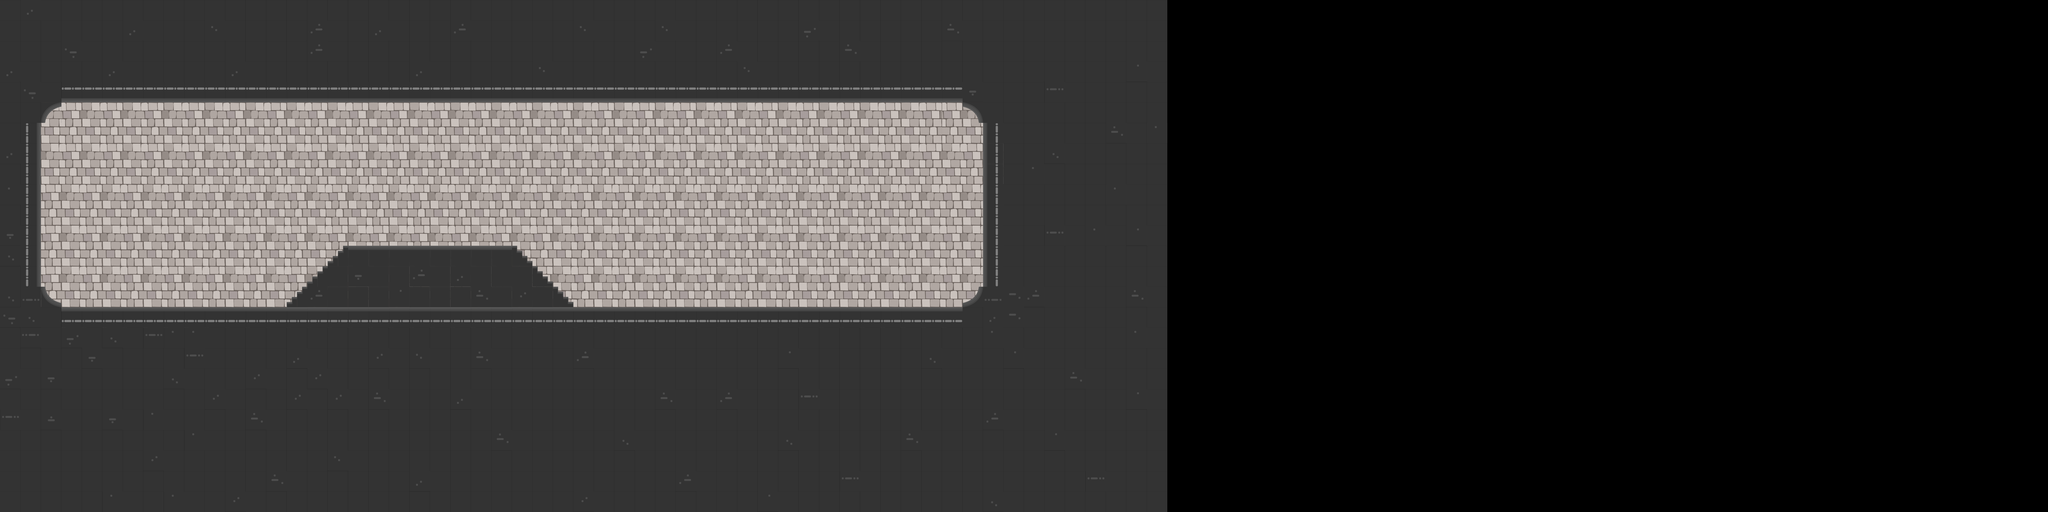

This game map was drawn from its Tiled (.tmx) file and the tilesets committed beside it. A one-line description and the trimmed map source follow:
An orthogonal 100x25 tile map with 64x64 px tiles, 3 tile layers (Tile Layer 1, Tile Layer 2, Tile Layer 3), 2 tilesets and 69 objects (57x Wall, 10x Bird, Player).

<map version="1.2" tiledversion="1.2.3" orientation="orthogonal" renderorder="right-down" width="100" height="25" tilewidth="64" tileheight="64" infinite="0" nextlayerid="5" nextobjectid="73">
 <tileset firstgid="1" source="b.tsx" />
 <tileset firstgid="41" source="g2.tsx" />
 <layer id="1" name="Tile Layer 1" width="100" height="25">
  <data>[2500 cells, 1406 non-empty, 22 distinct tile ids]</data>
 </layer>
 <layer id="3" name="Tile Layer 2" width="100" height="25">
  <data>[2500 cells, 68 non-empty, 21 distinct tile ids]</data>
 </layer>
 <layer id="4" name="Tile Layer 3" width="100" height="25">
  <data>[2500 cells, 36 non-empty, 10 distinct tile ids]</data>
 </layer>
 <objectgroup id="2" name="Object Layer 1">
  <object id="1" name="Player" x="354.667" y="678" width="34" height="9.33333" />
  <object id="2" name="Wall" x="128" y="960" width="493" height="30" />
  <object id="3" name="Wall" x="106" y="768" width="21" height="194" />
  <object id="4" x="35" y="979" />
  <object id="5" name="Wall" x="126.667" y="946.667" width="65" height="13.3333" />
  <object id="6" name="Wall" x="125.75" y="895.75" width="18.125" height="50.625" />
  <object id="9" name="Wall" x="144.182" y="931.727" width="16.3409" height="14.6364" />
  <object id="10" name="Wall" x="143.813" y="920.313" width="8.5625" height="11.125" />
  <object id="12" name="Wall" x="160.991" y="935.188" width="8.5625" height="11.125" />
  <object id="13" name="Wall" x="107" y="573" width="21" height="194" />
  <object id="14" name="Wall" x="608" y="960" width="493" height="30" />
  <object id="15" name="Wall" x="1088" y="960" width="493" height="30" />
  <object id="16" name="Wall" x="1536" y="960" width="493" height="30" />
  <object id="17" name="Wall" x="2016" y="960" width="493" height="30" />
  <object id="18" name="Wall" x="2480" y="960" width="493" height="30" />
  <object id="19" name="Wall" x="2960" y="960" width="176" height="32" />
  <object id="20" name="Wall" x="107" y="303" width="21" height="277" />
  <object id="21" name="Wall" x="105" y="295" width="2989" height="26" />
  <object id="22" name="Wall" x="3072" y="318" width="23" height="642" />
  <object id="23" name="Wall" x="126.917" y="320" width="65" height="13.3333" rotation="360" />
  <object id="24" name="Wall" x="128" y="333.625" width="15" height="50.3747" rotation="360" />
  <object id="25" name="Wall" x="143" y="333" width="16.3409" height="14.6364" rotation="360" />
  <object id="26" name="Wall" x="143" y="348" width="8.5625" height="11.125" rotation="360" />
  <object id="27" name="Wall" x="160" y="333" width="8.5625" height="11.125" rotation="360" />
  <object id="28" name="Wall" x="3071.32" y="335" width="65" height="13.3333" rotation="-180" />
  <object id="29" name="Wall" x="3072.24" y="385.917" width="18.125" height="50.625" rotation="-180" />
  <object id="30" name="Wall" x="3053.81" y="349.94" width="16.3409" height="14.6364" rotation="-180" />
  <object id="31" name="Wall" x="3054.18" y="361.354" width="8.5625" height="11.125" rotation="-180" />
  <object id="32" name="Wall" x="3037" y="346.479" width="8.5625" height="11.125" rotation="-180" />
  <object id="33" name="Wall" x="3071.32" y="959.562" width="65" height="13.3333" rotation="180" />
  <object id="34" name="Wall" x="3072.24" y="945.937" width="18.125" height="50.625" rotation="180" />
  <object id="35" name="Wall" x="3053.81" y="945.925" width="16.3409" height="14.6364" rotation="180" />
  <object id="36" name="Wall" x="3054.18" y="931" width="8.5625" height="11.125" rotation="180" />
  <object id="37" name="Wall" x="3037" y="945.875" width="8.5625" height="11.125" rotation="180" />
  <object id="38" name="Wall" x="896" y="944" width="16" height="16" />
  <object id="39" name="Wall" x="912" y="928" width="16" height="16" />
  <object id="40" name="Wall" x="928" y="912" width="16" height="16" />
  <object id="41" name="Wall" x="944" y="896" width="16" height="16" />
  <object id="42" name="Wall" x="960" y="880" width="16" height="16" />
  <object id="43" name="Wall" x="976" y="864" width="16" height="16" />
  <object id="44" name="Wall" x="992" y="848" width="16" height="16" />
  <object id="45" name="Wall" x="1008" y="832" width="16" height="16" />
  <object id="46" name="Wall" x="1024" y="816" width="16" height="16" />
  <object id="47" name="Wall" x="1040" y="800" width="16" height="16" />
  <object id="48" name="Wall" x="1056" y="784" width="16" height="16" />
  <object id="49" name="Wall" x="1072" y="768" width="16" height="16" />
  <object id="50" name="Wall" x="1600" y="768" width="16" height="16" />
  <object id="51" name="Wall" x="1616" y="784" width="16" height="16" />
  <object id="52" name="Wall" x="1632" y="800" width="16" height="16" />
  <object id="53" name="Wall" x="1648" y="816" width="16" height="16" />
  <object id="54" name="Wall" x="1664" y="832" width="16" height="16" />
  <object id="55" name="Wall" x="1680" y="848" width="16" height="16" />
  <object id="56" name="Wall" x="1696" y="864" width="16" height="16" />
  <object id="57" name="Wall" x="1712" y="880" width="16" height="16" />
  <object id="58" name="Wall" x="1728" y="896" width="16" height="16" />
  <object id="59" name="Wall" x="1744" y="912" width="16" height="16" />
  <object id="60" name="Wall" x="1760" y="928" width="16" height="16" />
  <object id="61" name="Wall" x="1776" y="944" width="16" height="16" />
  <object id="62" name="Wall" x="1087" y="768" width="521" height="13" />
  <object id="63" name="Bird" x="1337" y="468" width="51" height="44" />
  <object id="64" name="Bird" x="461" y="557" width="51" height="44" />
  <object id="65" name="Bird" x="794" y="575" width="51" height="44" />
  <object id="66" name="Bird" x="671" y="454" width="51" height="44" />
  <object id="67" name="Bird" x="382" y="406" width="51" height="44" />
  <object id="68" name="Bird" x="324" y="621" width="51" height="44" />
  <object id="69" name="Bird" x="566" y="702" width="51" height="44" />
  <object id="70" name="Bird" x="1027" y="426" width="51" height="44" />
  <object id="71" name="Bird" x="1545" y="603" width="51" height="44" />
  <object id="72" name="Bird" x="1760" y="387" width="51" height="44" />
 </objectgroup>
</map>
